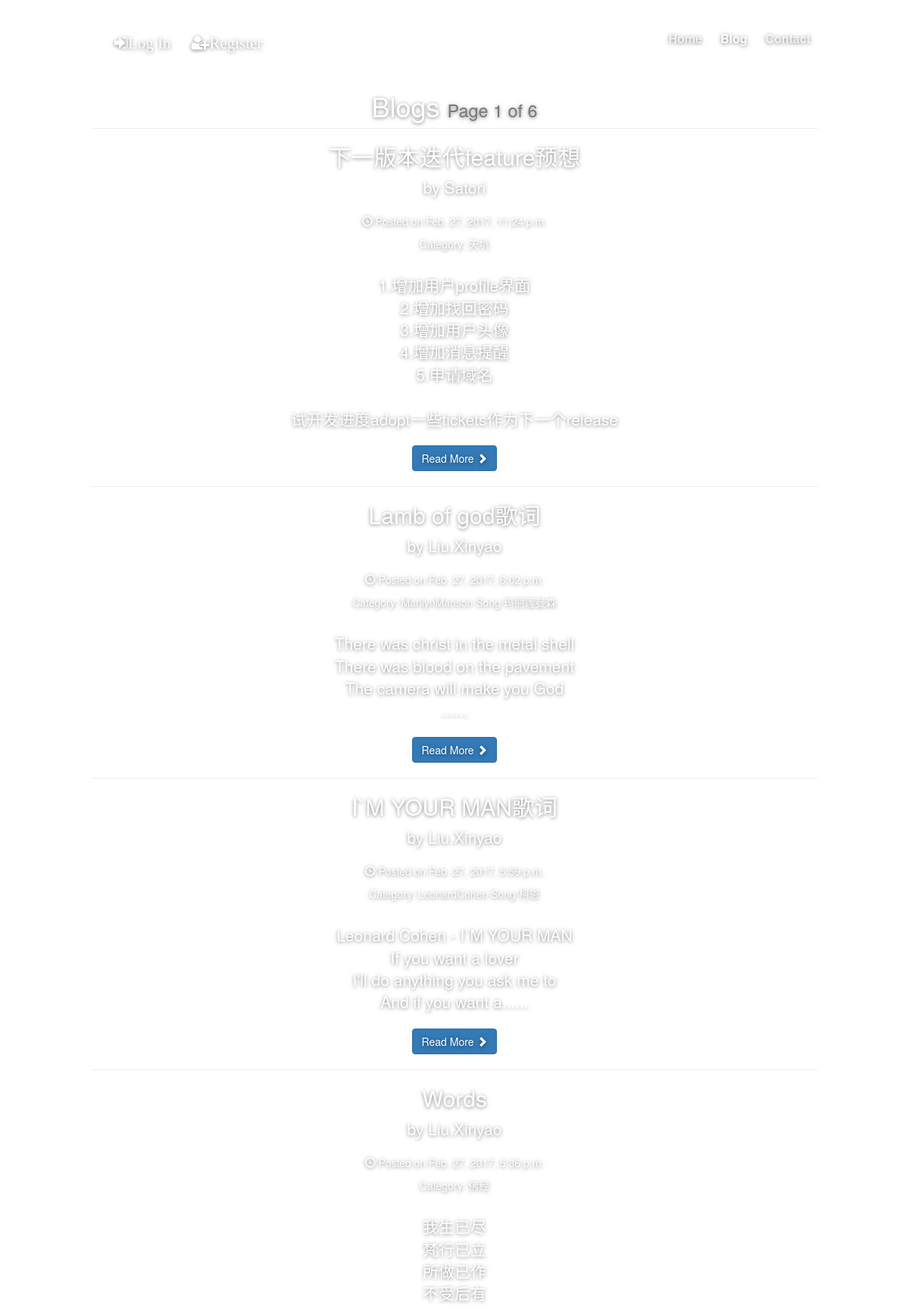
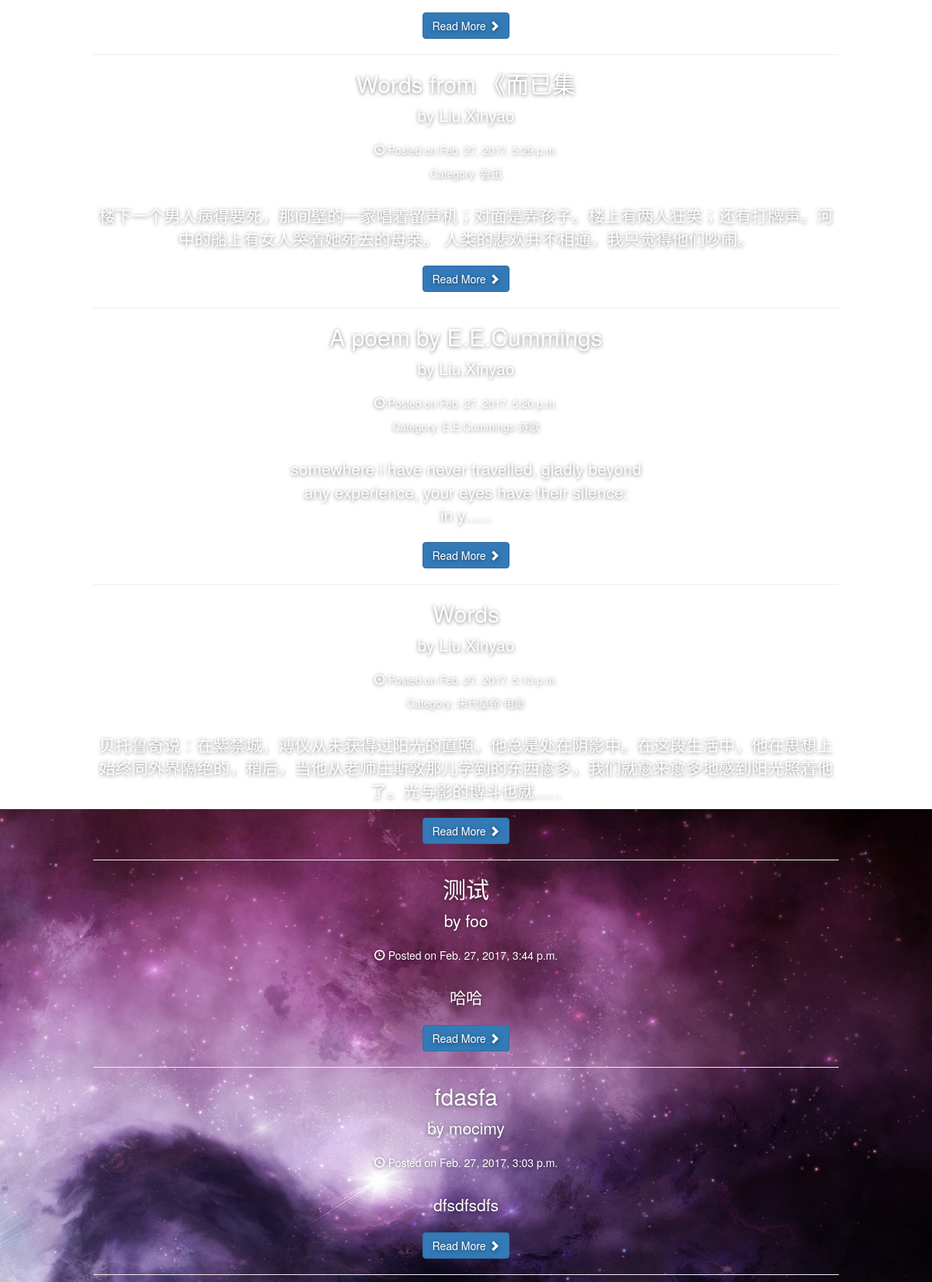
The app's page /blogs/ (upper part) with its own data (2 pictures, top to bottom).
### blogs/models.py (models this page shows, shortened)
class Blog(models.Model):
    title = models.CharField(max_length=500, null=False)
    author = models.ForeignKey(settings.AUTH_USER_MODEL, on_delete=models.CASCADE)
    publish_time = models.DateTimeField(auto_now_add=True, auto_now=False)
    text = models.TextField()
    class Meta:
        ordering = ('-publish_time', 'title', 'author',)

class BlogCategory(models.Model):
    blog = models.ManyToManyField(Blog)
    name = models.CharField(max_length=50)
    def __str__(self):
        return self.name
    class Meta:
        ordering = ('name',)

### blogs/views.py (the view, shortened to what this page needs)
# urls.py: url(r'^page/(?P<page>[0-9]+)/$', views.index, name="page_show"),
def index(request, page=1):
    page = int(page) - 1
    start_ind = page * blog_show_per_page
    context = {}
    form = BlogForm(request.POST or None)
    blogs = Blog.objects.all().order_by('-publish_time')[start_ind:start_ind + blog_show_per_page]
    page_list = getPageList(page, math.ceil(Blog.objects.count() / blog_show_per_page))
    for blog in blogs:
        if len(blog.text) > blog_home_char_show:
            blog.text = blog.text[:blog_home_char_show] + "......"
    context['blogs'] = blogs
    context['form'] = form
    context['page_list'] = page_list
    context['page'] = page + 1
    context['page_url'] = 'blogs:page_show'
    return render(request, "blogs/index.html", context)

### blogs/views.py (called while the page is built)
def getPageList(cur_page, page_count):
    left = int(cur_page - (blog_display_page - 1) / 2)
    right = int(cur_page + (blog_display_page - 1) / 2)
    if left <= 2:
        if blog_display_page <= page_count - 1:
            right = 1 + blog_display_page
        else:
            right = page_count
    if right >= page_count - 1:
        if blog_display_page <= page_count - 1:
            left = page_count - blog_display_page
        else:
            left = 1
    if left <= 2:
        left = 1
    if right >= page_count - 1:
        right = page_count
    if left == 1:
        res = [str(x) for x in range(left, 1 + right)]
    else:
        res = ['1', '...'] + [str(x) for x in range(left, right + 1)]
    if right <= page_count - 2:
        res += ['...', str(page_count)]
    return res

### blogs/templates/blogs/index.html (shortened to what this page needs)
{% extends "mysite/base.html" %}
{% load static %}
{% load crispy_forms_tags %}
{% block additional_head %}
    <link href="{% static 'blogs/blog-home.css' %}" rel="stylesheet">
{% endblock %}
{% block content %}
    <h1 class="page-header">
        Blogs
        <small>Page {{ page }} of {{ page_list|length }}</small>
    </h1>
    {% include "blogs/base_blog_items.html" %}
{% endblock %}

### blogs/templates/blogs/base_blog_items.html (shortened to what this page needs)
    {% for blog in blogs %}
    <h2>
        <a href="{% url 'blogs:archive' blog.id %}">{{ blog.title }}</a>
    </h2>
    <p class="lead">
        by <a href="#">{{ blog.author }}</a>
    </p>
    <p><span class="glyphicon glyphicon-time"></span> Posted on {{ blog.publish_time }}</p>
    {% if blog.blogcategory_set.all.count > 0 %}
    <p>
        Category:
        {% for category in blog.blogcategory_set.all %}
        <a href="{% url 'blogs:category' category %}">{{ category }}</a>
        {% endfor %}
    </p>
    {% endif %}
    <br/>
    <p class="lead">{{ blog.text|linebreaksbr }}</p>
    <a class="btn btn-primary" href="{% url 'blogs:archive' blog.id %}">Read More <span class="glyphicon glyphicon-chevron-right"></span></a>
    <hr/>
    {% endfor %}

### static/mysite/cover.css (style rules this page uses)
a, a:focus, a:hover { color: #fff; }
html, body { height: 100%; background: url("images/bg-img.jpg") no-repeat right bottom fixed; }
body { color: #fff; text-align: center; text-shadow: 0 1px 5px rgba(0,0,0,.5); }

### records on screen
Blog: title "下一版本迭代feature预想", author "Satori", publish_time "Feb. 27, 2017, 11:24 p.m.", text "1.增加用户profile界面 2.增加找回密码 3.增加用户头像 4.增加消息提醒 5.申请域名 试开发进度adopt一些tickets作为下一个release"
BlogCategory: name "天坑"
Blog: title "Lamb of god歌词", author "Liu.Xinyao", publish_time "Feb. 27, 2017, 6:02 p.m.", text "There was christ in the metal shell There was blood on the pavement The camera will make you God"
BlogCategory: name "MarilynManson"
BlogCategory: name "Song"
BlogCategory: name "玛丽莲曼森"
Blog: title "I`M YOUR MAN歌词", author "Liu.Xinyao", publish_time "Feb. 27, 2017, 5:59 p.m.", text "Leonard Cohen - I`M YOUR MAN If you want a lover I'll do anything you ask me to And if you want a......"
BlogCategory: name "LeonardCohen"
BlogCategory: name "柯恩"
Blog: title "Words", author "Liu.Xinyao", publish_time "Feb. 27, 2017, 5:36 p.m.", text "我生已尽 梵行已立 所做已作 不受后有"
BlogCategory: name "佛经"
Blog: title "Words from 《而已集", author "Liu.Xinyao", publish_time "Feb. 27, 2017, 5:29 p.m.", text "楼下一个男人病得要死，那间壁的一家唱着留声机；对面是弄孩子。楼上有两人狂笑；还有打牌声。河中的船上有女人哭着她死去的母亲。 人类的悲欢并不相通，我只觉得他们吵闹。"
BlogCategory: name "鲁迅"
Blog: title "A poem by E.E.Cummings", author "Liu.Xinyao", publish_time "Feb. 27, 2017, 5:20 p.m.", text "somewhere i have never travelled, gladly beyond any experience, your eyes have their silence: in y......"
BlogCategory: name "E.E.Cummings"
BlogCategory: name "诗歌"
Blog: title "Words", author "Liu.Xinyao", publish_time "Feb. 27, 2017, 5:13 p.m.", text "贝托鲁奇说：在紫禁城，溥仪从未获得过阳光的直照，他总是处在阴影中。在这段生活中，他在思想上始终同外界隔绝的，稍后，当他从老师庄斯敦那儿学到的东西愈多，我们就愈来愈多地感到阳光照着他了。光与影的博斗也就......"
BlogCategory: name "末代皇帝"
BlogCategory: name "电影"
Blog: title "测试", author "foo", publish_time "Feb. 27, 2017, 3:44 p.m.", text "哈哈"
Blog: title "fdasfa", author "mocimy", publish_time "Feb. 27, 2017, 3:03 p.m.", text "dfsdfsdfs"

### other values on screen
{{ page }} "1"
{{ page_list|length }} "6"
